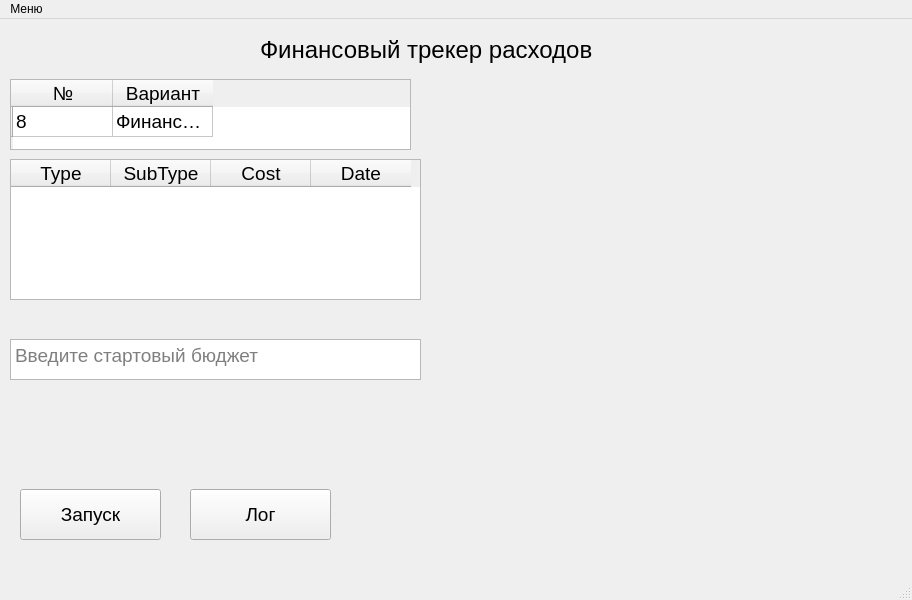
<?xml version="1.0" encoding="UTF-8"?>
<ui version="4.0">
 <class>MainWindow</class>
 <widget class="QMainWindow" name="MainWindow">
  <property name="geometry">
   <rect>
    <x>0</x>
    <y>0</y>
    <width>912</width>
    <height>600</height>
   </rect>
  </property>
  <property name="windowTitle">
   <string>MainWindow</string>
  </property>
  <widget class="QWidget" name="centralwidget">
   <widget class="QLabel" name="lblName">
    <property name="geometry">
     <rect>
      <x>260</x>
      <y>10</y>
      <width>341</width>
      <height>41</height>
     </rect>
    </property>
    <property name="font">
     <font>
      <pointsize>18</pointsize>
     </font>
    </property>
    <property name="text">
     <string>Финансовый трекер расходов</string>
    </property>
   </widget>
   <widget class="QTableWidget" name="table">
    <property name="geometry">
     <rect>
      <x>10</x>
      <y>60</y>
      <width>401</width>
      <height>71</height>
     </rect>
    </property>
    <property name="sizePolicy">
     <sizepolicy hsizetype="Expanding" vsizetype="Expanding">
      <horstretch>0</horstretch>
      <verstretch>0</verstretch>
     </sizepolicy>
    </property>
    <property name="minimumSize">
     <size>
      <width>1</width>
      <height>1</height>
     </size>
    </property>
    <property name="baseSize">
     <size>
      <width>1</width>
      <height>1</height>
     </size>
    </property>
    <property name="wordWrap">
     <bool>true</bool>
    </property>
    <row>
     <property name="text">
      <string/>
     </property>
    </row>
    <column>
     <property name="text">
      <string>№</string>
     </property>
     <property name="font">
      <font>
       <pointsize>14</pointsize>
      </font>
     </property>
    </column>
    <column>
     <property name="text">
      <string>Вариант</string>
     </property>
     <property name="font">
      <font>
       <pointsize>14</pointsize>
      </font>
     </property>
    </column>
    <item row="0" column="0">
     <property name="text">
      <string>8</string>
     </property>
     <property name="font">
      <font>
       <pointsize>14</pointsize>
      </font>
     </property>
    </item>
    <item row="0" column="1">
     <property name="text">
      <string>Финансовый трекер расходов</string>
     </property>
     <property name="font">
      <font>
       <pointsize>14</pointsize>
      </font>
     </property>
    </item>
   </widget>
   <widget class="QPushButton" name="btnRun">
    <property name="geometry">
     <rect>
      <x>20</x>
      <y>470</y>
      <width>141</width>
      <height>51</height>
     </rect>
    </property>
    <property name="font">
     <font>
      <pointsize>14</pointsize>
     </font>
    </property>
    <property name="text">
     <string>Запуск</string>
    </property>
   </widget>
   <widget class="QPushButton" name="btnLog">
    <property name="geometry">
     <rect>
      <x>190</x>
      <y>470</y>
      <width>141</width>
      <height>51</height>
     </rect>
    </property>
    <property name="font">
     <font>
      <pointsize>14</pointsize>
     </font>
    </property>
    <property name="text">
     <string>Лог</string>
    </property>
   </widget>
   <widget class="QTableWidget" name="tableResult">
    <property name="geometry">
     <rect>
      <x>10</x>
      <y>140</y>
      <width>411</width>
      <height>141</height>
     </rect>
    </property>
    <column>
     <property name="text">
      <string>Type</string>
     </property>
     <property name="font">
      <font>
       <pointsize>14</pointsize>
      </font>
     </property>
    </column>
    <column>
     <property name="text">
      <string>SubType</string>
     </property>
     <property name="font">
      <font>
       <pointsize>14</pointsize>
      </font>
     </property>
    </column>
    <column>
     <property name="text">
      <string>Cost</string>
     </property>
     <property name="font">
      <font>
       <pointsize>14</pointsize>
      </font>
     </property>
    </column>
    <column>
     <property name="text">
      <string>Date</string>
     </property>
     <property name="font">
      <font>
       <pointsize>14</pointsize>
      </font>
     </property>
    </column>
   </widget>
   <widget class="QTextEdit" name="txtStart">
    <property name="geometry">
     <rect>
      <x>10</x>
      <y>320</y>
      <width>411</width>
      <height>41</height>
     </rect>
    </property>
    <property name="font">
     <font>
      <pointsize>14</pointsize>
     </font>
    </property>
    <property name="placeholderText">
     <string>Введите стартовый бюджет</string>
    </property>
   </widget>
   <widget class="QWidget" name="gridLayoutWidget">
    <property name="geometry">
     <rect>
      <x>480</x>
      <y>70</y>
      <width>411</width>
      <height>421</height>
     </rect>
    </property>
    <layout class="QGridLayout" name="gridLayout"/>
   </widget>
  </widget>
  <widget class="QMenuBar" name="menubar">
   <property name="geometry">
    <rect>
     <x>0</x>
     <y>0</y>
     <width>912</width>
     <height>33</height>
    </rect>
   </property>
   <widget class="QMenu" name="menu">
    <property name="title">
     <string>Меню</string>
    </property>
    <addaction name="actionAdd"/>
   </widget>
   <addaction name="menu"/>
  </widget>
  <widget class="QStatusBar" name="statusbar"/>
  <action name="actionAdd">
   <property name="text">
    <string>Добавить </string>
   </property>
  </action>
 </widget>
 <resources/>
 <connections/>
</ui>
